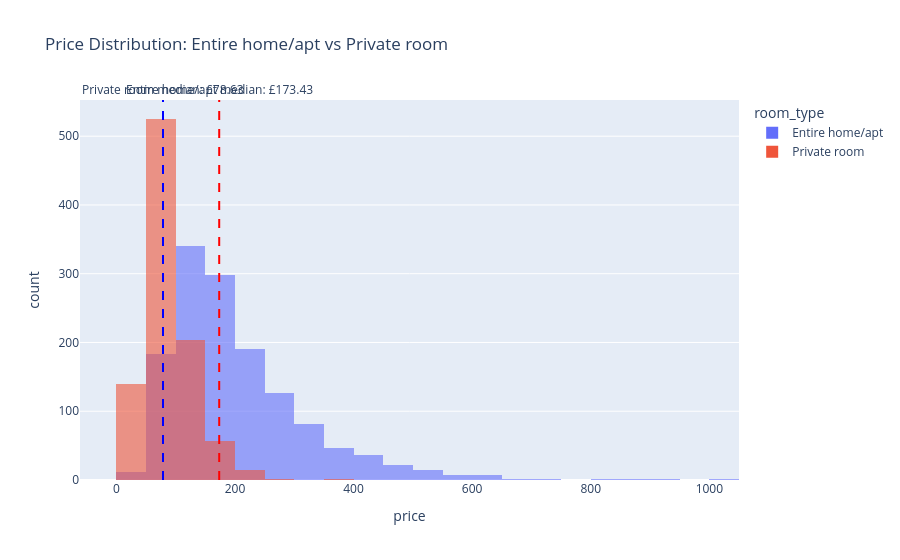

This figure's notebook cell:
### Markdown cell above
## Task 1 — Histogram: price by room type (overlapping distributions)

**What to build:** A histogram showing price distributions for **Entire home/apt vs Private room** (exclude Shared room — too few observations) overlaid on the same chart.

**Requirements:**
- Both room types on the same chart (use `color='room_type'`)
- `barmode='overlay'` with `opacity=0.6` so both distributions are visible
- A vertical line for the median of EACH room type, differently coloured
- Insight title comparing the two distributions

> 💡 `df_cap[df_cap['room_type'].isin(['Entire home/apt','Private room'])]`

### Code cell
# Task 1
# YOUR CODE HERE
# Task 1 — Histogram: price by room type (overlapping distributions)
import pandas as pd
import plotly.express as px

# Load the dataset
df = pd.read_csv(r"C:\Users\Sakshit\Desktop\clg projects\SEM 2\Data Visualization\data-viz-class-material\data\airbnb_london.csv")

# Filter for relevant room types
df_cap = df[df["room_type"].isin(["Entire home/apt", "Private room"])]

# Create the histogram
fig = px.histogram(
    df_cap,
    x="price",
    color="room_type",
    barmode="overlay",
    opacity=0.6,
    nbins=50,
    title="Price Distribution: Entire home/apt vs Private room"
)

# Add vertical lines for medians
for room in ["Entire home/apt", "Private room"]:
    median_price = df_cap[df_cap["room_type"] == room]["price"].median()
    fig.add_vline(
        x=median_price,
        line_dash="dash",
        line_color="red" if room == "Entire home/apt" else "blue",
        annotation_text=f"{room} median: £{median_price:.2f}",
        annotation_position="top"
    )

# Show the figure
fig.show()

### Figure 1 — Plotly figure (JSON) as saved in the notebook; plotly's stock layout.template omitted (floating-point values rounded to 4 significant figures; data arrays with more than 128 entries replaced by an {"elided": "..."} marker saying what was removed)
{"data": [{"bingroup": "x", "hovertemplate": "room_type=Entire home/apt<br>price=%{x}<br>count=%{y}<extra></extra>", "legendgroup": "Entire home/apt", "marker": {"color": "#636efa", "opacity": 0.6, "pattern": {"shape": ""}}, "name": "Entire home/apt", "nbinsx": 50, "orientation": "v", "showlegend": true, "type": "histogram", "x": {"elided": "1374 float values"}, "xaxis": "x", "yaxis": "y"}, {"bingroup": "x", "hovertemplate": "room_type=Private room<br>price=%{x}<br>count=%{y}<extra></extra>", "legendgroup": "Private room", "marker": {"color": "#EF553B", "opacity": 0.6, "pattern": {"shape": ""}}, "name": "Private room", "nbinsx": 50, "orientation": "v", "showlegend": true, "type": "histogram", "x": {"elided": "944 float values"}, "xaxis": "x", "yaxis": "y"}], "layout": {"annotations": [{"showarrow": false, "text": "Entire home/apt median: £173.43", "x": 173.4, "xanchor": "center", "xref": "x", "y": 1, "yanchor": "bottom", "yref": "y domain"}, {"showarrow": false, "text": "Private room median: £78.63", "x": 78.63, "xanchor": "center", "xref": "x", "y": 1, "yanchor": "bottom", "yref": "y domain"}], "barmode": "overlay", "legend": {"title": {"text": "room_type"}, "tracegroupgap": 0}, "shapes": [{"line": {"color": "red", "dash": "dash"}, "type": "line", "x0": 173.4, "x1": 173.4, "xref": "x", "y0": 0, "y1": 1, "yref": "y domain"}, {"line": {"color": "blue", "dash": "dash"}, "type": "line", "x0": 78.63, "x1": 78.63, "xref": "x", "y0": 0, "y1": 1, "yref": "y domain"}], "title": {"text": "Price Distribution: Entire home/apt vs Private room"}, "xaxis": {"anchor": "y", "domain": [0, 1], "title": {"text": "price"}}, "yaxis": {"anchor": "x", "domain": [0, 1], "title": {"text": "count"}}}}
